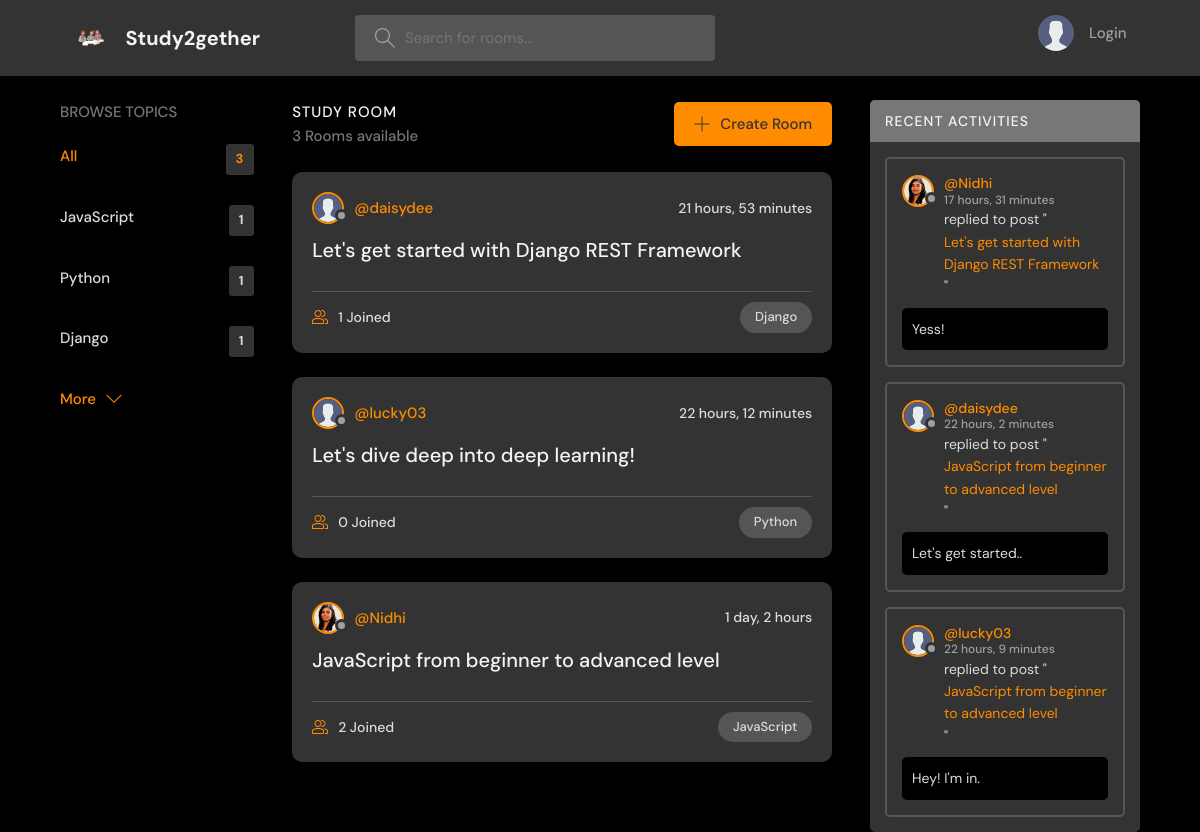
The page / on the database its author committed.
### base/models.py (models this page shows, shortened)
class Topic(models.Model):
    name = models.CharField(max_length=200)

class Room(models.Model):
    host = models.ForeignKey(User, on_delete=models.SET_NULL, null=True)
    topic = models.ForeignKey(Topic, on_delete=models.SET_NULL, null=True)
    name = models.CharField(max_length=200)
    description = models.TextField(null=True, blank=True)
    participants = models.ManyToManyField(User, related_name='participants')
    updated = models.DateTimeField(auto_now=True)
    created = models.DateTimeField(auto_now_add=True)
    class Meta:
        ordering = ['-updated', '-created']
    def __str__(self):
        return self.name

class User(AbstractUser):
    name = models.CharField(max_length=200, null=True)
    email = models.EmailField(unique=True,null=True)
    bio = models.TextField(null=True)
    avatar = models.ImageField(null=True, default="avatar.svg")
    USERNAME_FIELD = 'email'
    REQUIRED_FIELDS = []

class Messages(models.Model):
    user = models.ForeignKey(User, on_delete=models.CASCADE)
    room = models.ForeignKey(Room, on_delete=models.CASCADE)
    body = models.TextField()
    updated = models.DateTimeField(auto_now=True)
    created = models.DateTimeField(auto_now_add=True)
    class Meta:
        ordering = ['-updated', '-created']

### base/views.py (the view)
# urls.py: path("", views.home, name="home"),
def home(request):
    q = request.GET.get('q') if request.GET.get('q') != None else ''
    rooms = Room.objects.filter(
        Q(topic__name__icontains=q) |
        Q(name__icontains=q) |
        Q(description__icontains=q)
        )
    topics = Topic.objects.all()[0:3]
    room_count = rooms.count()
    room_msgs = Messages.objects.filter(Q(room__topic__name__icontains =q))
    context = {"rooms" : rooms, "topics" : topics, "room_count" : room_count, 'room_msgs' : room_msgs}
    return render(request, 'base/home.html', context)

### base/templates/base/home.html (shortened to what this page needs)
{% extends "main.html" %}
{% block content %}
<main class="layout layout--3">
  <div class="container">
    {% include "base/topics_component.html" %}
    <div class="roomList">
      <div class="roomList__header">
        <div>
          <h2>Study Room</h2>
          <p>{{room_count}} Rooms available</p>
        </div>
        <a class="btn btn--main" href="{% url "create-room" %}">
          <svg version="1.1" xmlns="http://www.w3.org/2000/svg" width="32" height="32" viewBox="0 0 32 32">
            <title>add</title>
            <path
              d="M16.943 0.943h-1.885v14.115h-14.115v1.885h14.115v14.115h1.885v-14.115h14.115v-1.885h-14.115v-14.115z"
            ></path>
          </svg>
          Create Room
        </a>
      </div>
      {% include "base/feed_component.html" %}
    </div>
    {% include "base/activity_component.html" %}
  </div>
</main>
{% endblock content %}

### base/templates/base/topics_component.html (shortened to what this page needs)
<div class="topics">
    <div class="topics__header">
      <h2>Browse Topics</h2>
    </div>
    <ul class="topics__list">
      <li>
        <a href="{% url "home" %}" class="active">All <span>{{topics.count}}</span></a>
      </li>
      {% for topic in topics %}
      <li>
        <a href="{% url "home" %}?q={{topic.name}}">{{topic.name}}<span>{{topic.room_set.all.count}}</span></a>
      </li>
      {% endfor %}
    </ul>
    <a class="btn btn--link" href="{% url "topics" %}">
      More
      <svg version="1.1" xmlns="http://www.w3.org/2000/svg" width="32" height="32" viewBox="0 0 32 32">
        <title>chevron-down</title>
        <path d="M16 21l-13-13h-3l16 16 16-16h-3l-13 13z"></path>
      </svg>
    </a>
  </div>

### base/templates/base/feed_component.html (shortened to what this page needs)
{% for room in rooms %}
<div class="roomListRoom">
    <div class="roomListRoom__header">
      <a href="{% url "user-profile" room.host.id %}" class="roomListRoom__author">
        <div class="avatar avatar--small">
          <img src="{{room.host.avatar.url}}" />
        </div>
        <span>@{{room.host.username}}</span>
      </a>
      <div class="roomListRoom__actions">
        <span>{{room.created|timesince}}</span>
      </div>
    </div>
    <div class="roomListRoom__content">
      <a href="{% url 'room' room.id %}">{{room.name}}</a>
    </div>
    <div class="roomListRoom__meta">
      <a href="{% url 'room' room.id %}" class="roomListRoom__joined">
        {{room.participants.all.count}} Joined
      </a>
      <p class="roomListRoom__topic">{{ room.topic.name }}</p>
    </div>
</div>
{% endfor %}

### base/templates/base/activity_component.html (shortened to what this page needs)
<div class="activities">
    <div class="activities__header">
      <h2>Recent Activities</h2>
    </div>
    {% for msg in room_msgs %}
    <div class="activities__box">
      <div class="activities__boxHeader roomListRoom__header">
        <a href="{% url "user-profile" msg.user.id %}" class="roomListRoom__author">
          <div class="avatar avatar--small">
            <img src="{{msg.user.avatar.url}}" />
          </div>
          <p>
            @{{msg.user.username}}
            <span>{{msg.created|timesince}}</span>
          </p>
        </a>
      </div>
      <div class="activities__boxContent">
        <p>replied to post "<a href="{% url "room" msg.room.id %}">{{msg.room}}</a>"</p>
        <div class="activities__boxRoomContent">{{msg.body}}</div>
      </div>
    </div>
    {% endfor %}
  </div>

### rows shown on the page
Topic: name "JavaScript", room_set.all.count "1"
Topic: name "Python", room_set.all.count "1"
Topic: name "Django", room_set.all.count "1"
Room: host.avatar (placeholder picture), host.username "daisydee", created "21 hours, 53 minutes", name "Let's get started with Django REST Framework", participants.all.count "1", topic.name "Django"
Room: host.avatar (placeholder picture), host.username "lucky03", created "22 hours, 12 minutes", name "Let's dive deep into deep learning!", participants.all.count "0", topic.name "Python"
Room: host.avatar (placeholder picture), host.username "Nidhi", created "1 day, 2 hours", name "JavaScript from beginner to advanced level", participants.all.count "2", topic.name "JavaScript"
Messages: user.avatar (placeholder picture), user.username "Nidhi", created "17 hours, 31 minutes", room "Let's get started with Django REST Framework", body "Yess!"
Messages: user.avatar (placeholder picture), user.username "daisydee", created "22 hours, 2 minutes", room "JavaScript from beginner to advanced level", body "Let's get started.."
Messages: user.avatar (placeholder picture), user.username "lucky03", created "22 hours, 9 minutes", room "JavaScript from beginner to advanced level", body "Hey! I'm in."

### other values the page prints
{{ topics.count }} "3"
{{ room_count }} "3"
